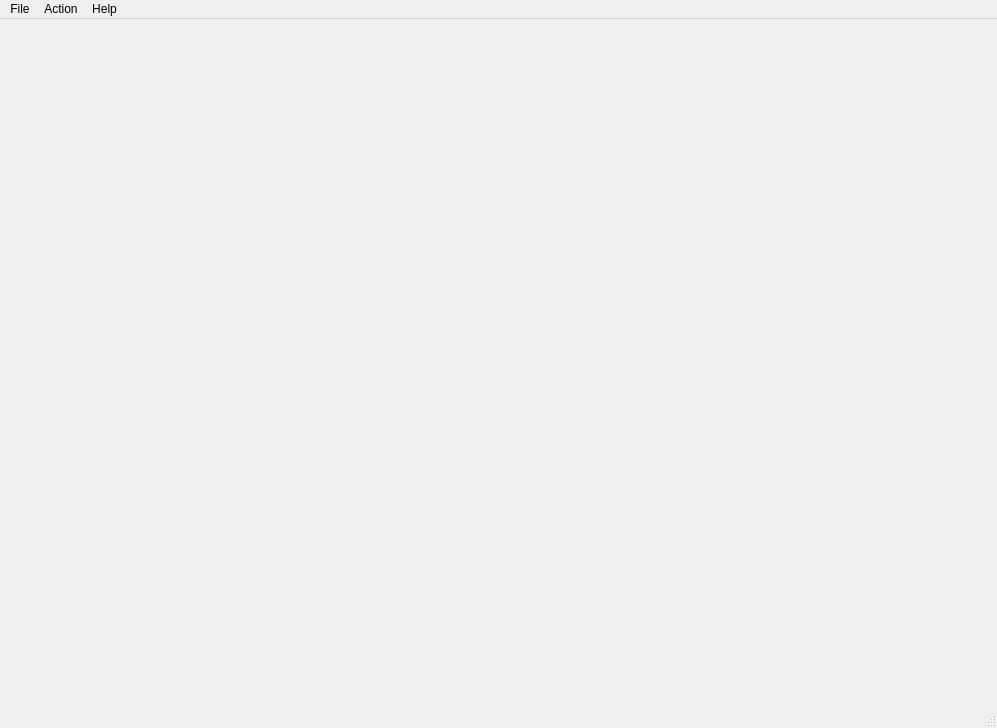
<?xml version="1.0" encoding="UTF-8"?>
<ui version="4.0">
 <class>MainWindow</class>
 <widget class="QMainWindow" name="MainWindow">
  <property name="geometry">
   <rect>
    <x>0</x>
    <y>0</y>
    <width>997</width>
    <height>728</height>
   </rect>
  </property>
  <property name="sizePolicy">
   <sizepolicy hsizetype="Preferred" vsizetype="Preferred">
    <horstretch>0</horstretch>
    <verstretch>0</verstretch>
   </sizepolicy>
  </property>
  <property name="windowTitle">
   <string>Object Recognition Toolkit</string>
  </property>
  <widget class="QWidget" name="centralwidget">
   <property name="minimumSize">
    <size>
     <width>997</width>
     <height>0</height>
    </size>
   </property>
   <property name="layoutDirection">
    <enum>Qt::LeftToRight</enum>
   </property>
   <property name="autoFillBackground">
    <bool>true</bool>
   </property>
   <layout class="QVBoxLayout" name="verticalLayout"/>
  </widget>
  <widget class="QMenuBar" name="menubar">
   <property name="geometry">
    <rect>
     <x>0</x>
     <y>0</y>
     <width>997</width>
     <height>21</height>
    </rect>
   </property>
   <widget class="QMenu" name="menuFile">
    <property name="title">
     <string>File</string>
    </property>
    <widget class="QMenu" name="menuOpen">
     <property name="title">
      <string>Open...</string>
     </property>
     <addaction name="actionImage"/>
     <addaction name="actionOpen_Detector"/>
    </widget>
    <widget class="QMenu" name="menuSave">
     <property name="title">
      <string>Save</string>
     </property>
     <addaction name="actionSave_Detector"/>
    </widget>
    <addaction name="menuOpen"/>
    <addaction name="menuSave"/>
    <addaction name="separator"/>
    <addaction name="actionExit"/>
   </widget>
   <widget class="QMenu" name="menuHelp">
    <property name="title">
     <string>Help</string>
    </property>
    <addaction name="actionAbout"/>
   </widget>
   <widget class="QMenu" name="menuAction">
    <property name="title">
     <string>Action</string>
    </property>
    <addaction name="actionConfigure_Detector"/>
    <addaction name="separator"/>
    <addaction name="actionRun_Detector"/>
   </widget>
   <addaction name="menuFile"/>
   <addaction name="menuAction"/>
   <addaction name="menuHelp"/>
  </widget>
  <widget class="QStatusBar" name="statusbar"/>
  <action name="actionExit">
   <property name="text">
    <string>Exit</string>
   </property>
  </action>
  <action name="actionAbout">
   <property name="text">
    <string>About...</string>
   </property>
  </action>
  <action name="actionImage">
   <property name="text">
    <string>Open Image...</string>
   </property>
  </action>
  <action name="actionOpen_Detector">
   <property name="text">
    <string>Open Detector...</string>
   </property>
  </action>
  <action name="actionSave_Detector">
   <property name="text">
    <string>Save Detector...</string>
   </property>
  </action>
  <action name="actionConfigure_Detector">
   <property name="text">
    <string>Configure Detector...</string>
   </property>
  </action>
  <action name="actionRun_Detector">
   <property name="text">
    <string>Run Detector...</string>
   </property>
  </action>
 </widget>
 <resources/>
 <connections>
  <connection>
   <sender>actionExit</sender>
   <signal>triggered()</signal>
   <receiver>MainWindow</receiver>
   <slot>close()</slot>
   <hints>
    <hint type="sourcelabel">
     <x>-1</x>
     <y>-1</y>
    </hint>
    <hint type="destinationlabel">
     <x>498</x>
     <y>363</y>
    </hint>
   </hints>
  </connection>
 </connections>
</ui>
